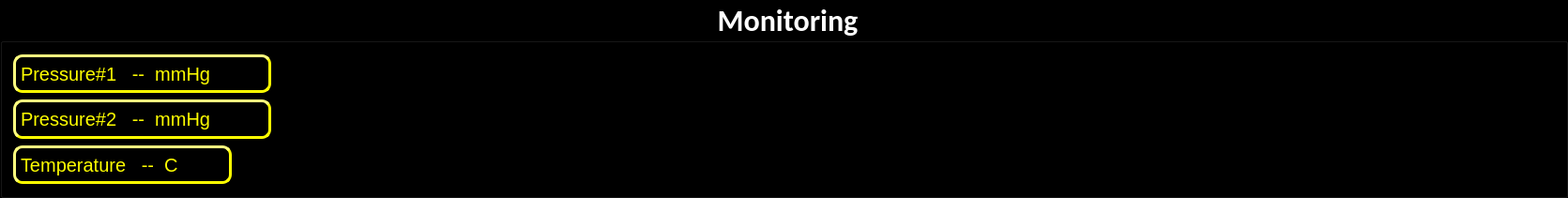
  <widget class="QGroupBox" name="groupBox_7">
   <property name="geometry">
    <rect>
     <x>100</x>
     <y>10</y>
     <width>1671</width>
     <height>211</height>
    </rect>
   </property>
   <property name="minimumSize">
    <size>
     <width>291</width>
     <height>0</height>
    </size>
   </property>
   <property name="font">
    <font>
     <family>Calibri</family>
     <pointsize>24</pointsize>
     <weight>75</weight>
     <bold>true</bold>
    </font>
   </property>
   <property name="styleSheet">
    <string notr="true">color: rgb(255, 255, 255);
background-color: rgb(0, 0, 0);
border-color: white;
border-width:5px;</string>
   </property>
   <property name="title">
    <string>Monitoring</string>
   </property>
   <property name="alignment">
    <set>Qt::AlignCenter</set>
   </property>
   <layout class="QVBoxLayout" name="verticalLayout_26">
    <item>
     <widget class="QLabel" name="label_28">
      <property name="minimumSize">
       <size>
        <width>0</width>
        <height>41</height>
       </size>
      </property>
      <property name="maximumSize">
       <size>
        <width>275</width>
        <height>41</height>
       </size>
      </property>
      <property name="font">
       <font>
        <pointsize>15</pointsize>
       </font>
      </property>
      <property name="styleSheet">
       <string notr="true">color: rgb(0, 0, 0);
border-color: rgb(255, 255, 0);
border-width: 3px;
border-radius: 10px;
border-style: outset;
color: rgb(255, 255, 0);
</string>
      </property>
      <property name="text">
       <string>Pressure#1   --  mmHg</string>
      </property>
     </widget>
    </item>
    <item>
     <widget class="QLabel" name="label_26">
      <property name="minimumSize">
       <size>
        <width>0</width>
        <height>42</height>
       </size>
      </property>
      <property name="maximumSize">
       <size>
        <width>275</width>
        <height>42</height>
       </size>
      </property>
      <property name="font">
       <font>
        <pointsize>15</pointsize>
       </font>
      </property>
      <property name="styleSheet">
       <string notr="true">color: rgb(0, 0, 0);
border-color: rgb(255, 255, 0);
border-width: 3px;
border-radius: 10px;
border-style: outset;
color: rgb(255, 255, 0);
</string>
      </property>
      <property name="text">
       <string>Pressure#2   --  mmHg</string>
      </property>
     </widget>
    </item>
    <item>
     <widget class="QLabel" name="label_27">
      <property name="minimumSize">
       <size>
        <width>0</width>
        <height>41</height>
       </size>
      </property>
      <property name="maximumSize">
       <size>
        <width>233</width>
        <height>41</height>
       </size>
      </property>
      <property name="font">
       <font>
        <pointsize>15</pointsize>
       </font>
      </property>
      <property name="styleSheet">
       <string notr="true">color: rgb(0, 0, 0);
border-color: rgb(255, 255, 0);
border-width: 3px;
border-radius: 10px;
border-style: outset;
color: rgb(255, 255, 0);
</string>
      </property>
      <property name="text">
       <string>Temperature   --  C</string>
      </property>
     </widget>
    </item>
   </layout>
  </widget>
